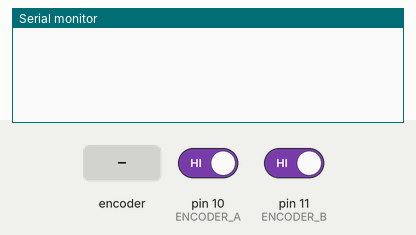
Bench run of a sketch on a simulated Arduino Uno, built with avr-gcc and run on an emulated ATmega328P. Parts: the last lines printed to the serial monitor. The test bench sets the inputs (shaded band); at power-on: pin 10 (ENCODER_A) HIGH, pin 11 (ENCODER_B) HIGH.

Above: at 1.2 s.
1.3 s: rotary encoder on pin 10 (ENCODER_A) / pin 11 (ENCODER_B) turned 1 step (first pin leading)
At 2.6 s:
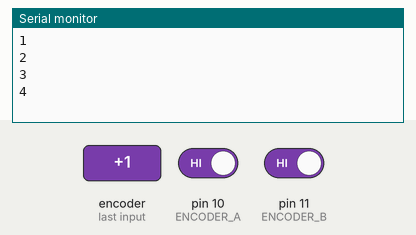
3.0 s: rotary encoder on pin 10 (ENCODER_A) / pin 11 (ENCODER_B) turned 1 step (first pin leading)
At 4.0 s:
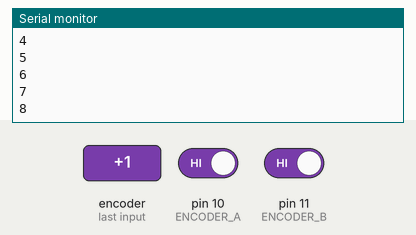
Timing chart, 0 to 6.0 s (numbered marks = the images above; inputs shaded):
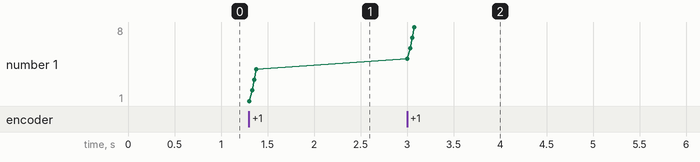

Measured:
- after the input at 1.3 s, the serial monitor: prints a new line at once (image 1)
- after the input at 3.0 s, the serial monitor: prints a new line at once (image 2)
- plotted number 1: 4 → 8 after the input at 3.0 s

The sketch:

encoder_test.ino
```cpp
#define ENCODER_A 10
#define ENCODER_B 11

uint8_t last_a_state;
uint8_t last_b_state;
volatile unsigned long last_time;
const int bounce_time = 10;

int encoderPos = 0;

void setup() {
  pinMode(ENCODER_A, INPUT_PULLUP);
  pinMode(ENCODER_B, INPUT_PULLUP);

  Serial.begin(9600);

  last_a_state = digitalRead(ENCODER_A);
  last_b_state = digitalRead(ENCODER_B);
}

void loop() {
  // put your main code here, to run repeatedly:
  uint8_t enc_a_state = digitalRead(ENCODER_A);
  uint8_t enc_b_state = digitalRead(ENCODER_B);
  unsigned long cur_time = millis();
  if (cur_time - last_time > bounce_time)
  {
    last_time = cur_time;
    if (enc_a_state != last_a_state)
    {
      last_a_state = enc_a_state;
      if (enc_a_state == HIGH)
      {
        if (enc_b_state == LOW)
          encoderPos++;
        else
          encoderPos--;
      }
      else
      {
        if (enc_b_state == HIGH)
          encoderPos++;
        else
          encoderPos--;
      }
      Serial.println(encoderPos);
    }
    else if (enc_b_state != last_b_state)
    {
      last_b_state = enc_b_state;
      if (enc_b_state == HIGH)
      {
        if (enc_a_state == HIGH)
          encoderPos++;
        else
          encoderPos--;
      }
      else
      {
        if (enc_a_state == LOW)
          encoderPos++;
        else
          encoderPos--;
      }
      Serial.println(encoderPos);
    }
  }
}
```
